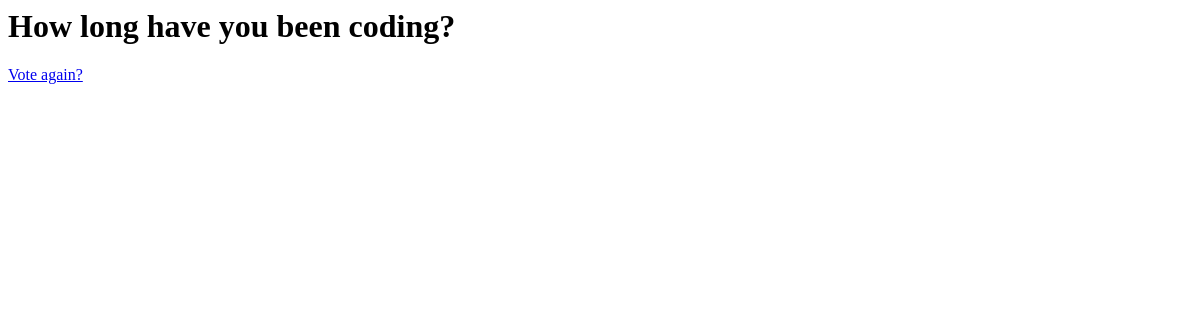
/polls/2/results, run on an earlier commit of the app's database.
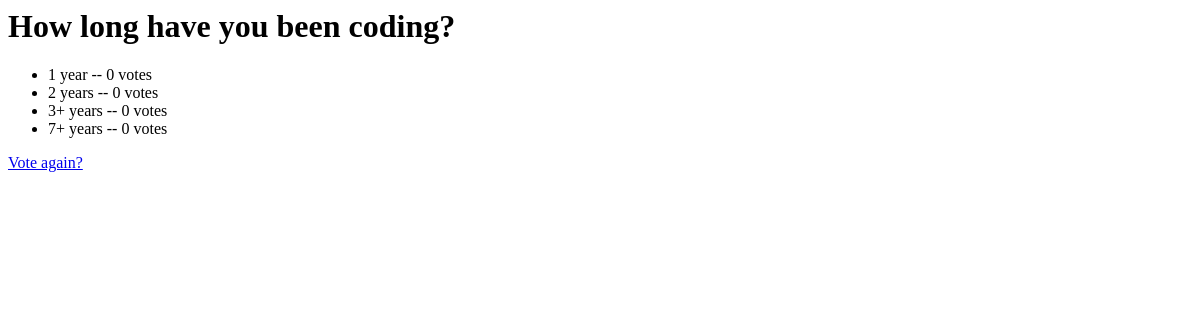
And on a later commit of the database.
### polls/models.py (models this page shows, shortened)
class Question(models.Model):
    question_text = models.CharField(max_length=200)
    pub_date = models.DateTimeField('date published')

class Choice(models.Model):
    question = models.ForeignKey(Question, on_delete=models.CASCADE)
    choice_text = models.CharField(max_length=200)
    votes = models.IntegerField(default=0)

### polls/views.py (the view)
# urls.py: path('<int:pk>/results', views.ResultsView.as_view(), name="results"),
class ResultsView(generic.DetailView):
    model = Question
    template_name = 'polls/results.html'

### polls/templates/polls/results.html
<h1>{{question.question_text}}</h1>
<ul>
  {% for choice in question.choice_set.all %}
  <li>
    {{choice.choice_text}} -- {{choice.votes}} vote{{choice.votes|pluralize}}
  </li>
  {% endfor %}
</ul>
<a href="{% url 'polls:detail' question.id %}">Vote again?</a>

What changed in the data, as far as the page shows it:
added Choice: choice_text "1 year", votes "0"
added Choice: choice_text "2 years", votes "0"
added Choice: choice_text "3+ years", votes "0"
added Choice: choice_text "7+ years", votes "0"
